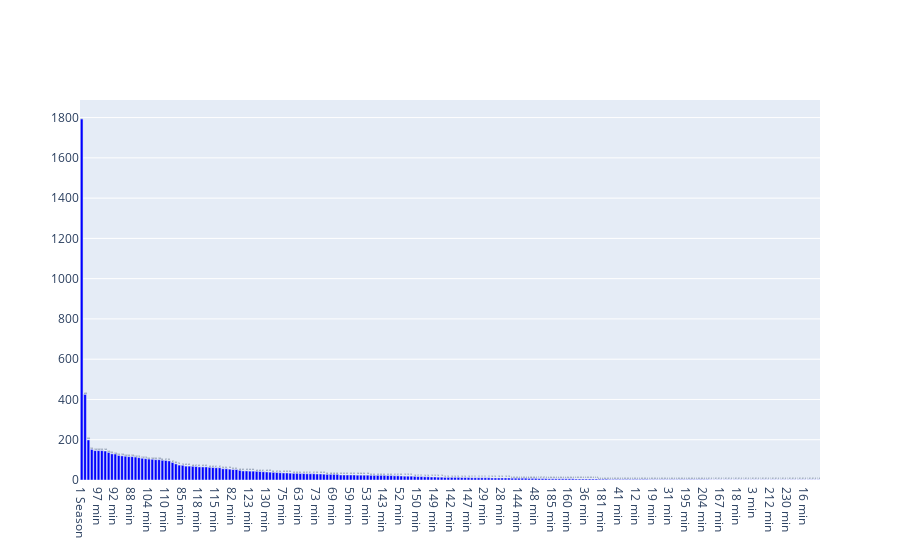

The notebook cell this image was saved under:
### Markdown cell above
### Top Duration

### Code cell
import plotly.graph_objects as go
 
topdirs = pd.value_counts(netflix_overall['duration'])                      # Count the number of movies in each duration
fig = go.Figure([go.Bar(x=topdirs.index, 
                        y=topdirs.values , 
                        text=topdirs.values,
                        marker_color='blue')])                              # Create the plot
fig.update_traces(texttemplate='%{text:.2s}', 
                  textposition='outside')                                   # Set the text position
fig.show()

### Figure 1 — Plotly figure (JSON) as saved in the notebook; plotly's stock layout.template omitted (floating-point values rounded to 4 significant figures; data arrays with more than 128 entries replaced by an {"elided": "..."} marker saying what was removed)
{"data": [{"marker": {"color": "blue"}, "text": {"elided": "220 int values"}, "textposition": "outside", "texttemplate": "%{text:.2s}", "type": "bar", "x": {"elided": "220 str values"}, "y": {"elided": "220 int values"}}], "layout": {}}
